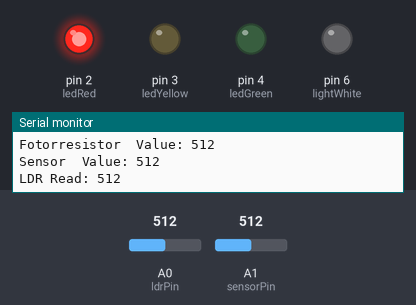
Bench run of a sketch on a simulated Arduino Uno, built with avr-gcc and run on an emulated ATmega328P. On the bench: output pins drawn as LEDs (lit = HIGH), the last lines printed to the serial monitor. The inputs (shaded band) are chosen by the test bench; at power-on: A1 (sensorPin) = 512, A0 (ldrPin) = 512.

Above: at 1.8 s.
1.9 s: A1 (sensorPin) set to 248
3.4 s: A1 (sensorPin) set to 224
At 4.5 s:
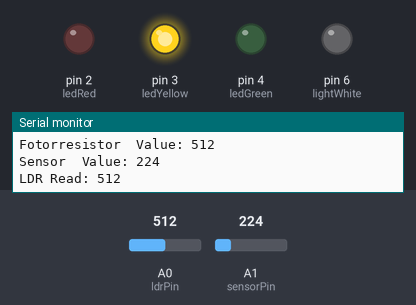
5.5 s: A0 (ldrPin) set to 109
7.2 s: A0 (ldrPin) set to 91
At 9.0 s:
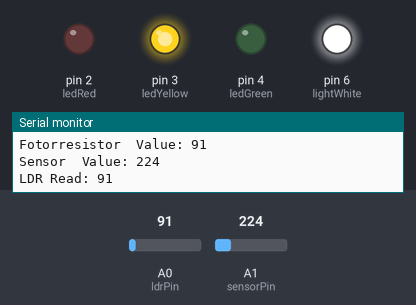
9.5 s: A1 (sensorPin) set to 250
At 10.6 s:
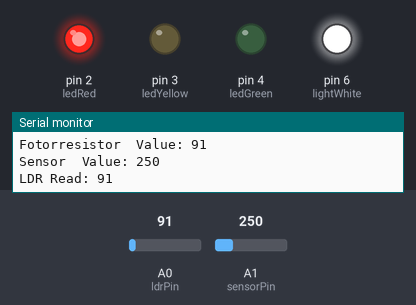
11.5 s: A1 (sensorPin) set to 130
At 13.4 s:
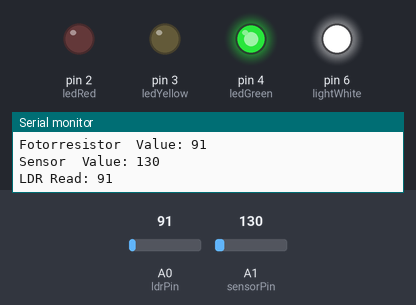
Timing chart, 0 to 14.5 s (numbered marks = the images above; inputs shaded):
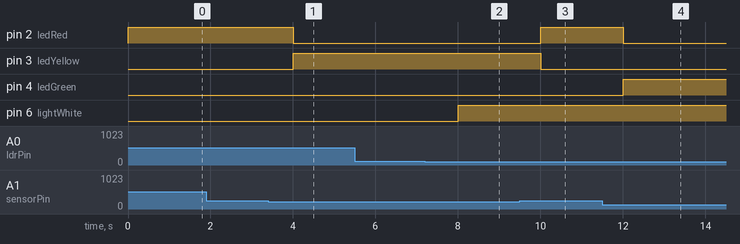

Measured:
- the behaviour switches between 241 and 240 on A1 (sensorPin) (found by bisection; images 0 and 1)
- the behaviour switches between 100 and 99 on A0 (ldrPin) (found by bisection; images 1 and 2)
- after the input at 3.4 s, pin 2 (ledRed): HIGH → LOW after 0.61 s; pin 3 (ledYellow): LOW → HIGH after 0.61 s
- after the input at 7.2 s, pin 6 (lightWhite): LOW → HIGH after 0.81 s
- after the input at 9.5 s, pin 2 (ledRed): LOW → HIGH after 0.51 s; pin 3 (ledYellow): HIGH → LOW after 0.51 s
- after the input at 11.5 s, pin 2 (ledRed): HIGH → LOW after 0.51 s; pin 4 (ledGreen): LOW → HIGH after 0.51 s

The sketch:

prototipo_oficial.ino
```cpp
#define ldrPin A0
#define sensorPin A1
const int ledRed = 2;
const int ledYellow = 3;
const int ledGreen = 4;
const int lightWhite = 6;

int ldrRead, sensorRead;

void setup() {
	pinMode(ledRed, OUTPUT);
	pinMode(ledYellow, OUTPUT);
	pinMode(ledGreen, OUTPUT);
  pinMode(lightWhite, OUTPUT);
  pinMode(ldrPin, INPUT);
  pinMode(sensorPin, INPUT);
	Serial.begin(9600);
}

void loop() {
    ldrRead = analogRead(ldrPin);
	  sensorRead = analogRead(sensorPin);

    Serial.print("Fotorresistor  Value: ");
    Serial.println(ldrRead);
	  Serial.print("Sensor  Value: ");
    Serial.println(sensorRead);

  	if(sensorRead > 240){
    	digitalWrite(ledRed, HIGH);
      	digitalWrite(ledYellow, LOW);
      	digitalWrite(ledGreen, LOW);
    }
 	else if(sensorRead > 140){
  		digitalWrite(ledRed, LOW);
      	digitalWrite(ledYellow, HIGH);
      	digitalWrite(ledGreen, LOW);
  	}
  	else{
      	digitalWrite(ledRed, LOW);
      	digitalWrite(ledYellow, LOW);
      	digitalWrite(ledGreen, HIGH);
  	}
  Serial.print("LDR Read: ");
  Serial.println(ldrRead);
	if(ldrRead < 100){
    	digitalWrite(lightWhite, HIGH);
    }
	else{
    	digitalWrite(lightWhite, LOW);
    }

    delay(1000);
}
```
